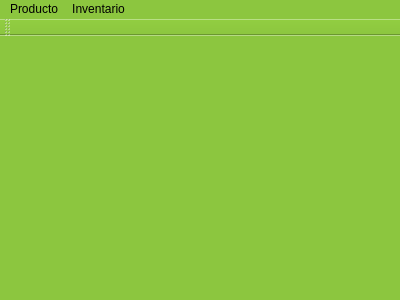
<?xml version="1.0" encoding="UTF-8"?>
<ui version="4.0">
 <class>MainWindow</class>
 <widget class="QMainWindow" name="MainWindow">
  <property name="geometry">
   <rect>
    <x>0</x>
    <y>0</y>
    <width>400</width>
    <height>300</height>
   </rect>
  </property>
  <property name="windowTitle">
   <string>MainWindow</string>
  </property>
  <property name="styleSheet">
   <string notr="true">background-color: rgb(140, 198, 63);</string>
  </property>
  <widget class="QWidget" name="centralWidget"/>
  <widget class="QMenuBar" name="menuBar">
   <property name="geometry">
    <rect>
     <x>0</x>
     <y>0</y>
     <width>400</width>
     <height>22</height>
    </rect>
   </property>
   <widget class="QMenu" name="menustock">
    <property name="title">
     <string>Producto</string>
    </property>
    <addaction name="actionProductoNuevo"/>
    <addaction name="actionProductoBuscar"/>
   </widget>
   <widget class="QMenu" name="menuInventario">
    <property name="title">
     <string>Inventario</string>
    </property>
    <addaction name="actionEntrada"/>
    <addaction name="actionSalida"/>
    <addaction name="actionMovimientos"/>
    <addaction name="actionStock_Actual"/>
   </widget>
   <addaction name="menustock"/>
   <addaction name="menuInventario"/>
  </widget>
  <widget class="QToolBar" name="mainToolBar">
   <attribute name="toolBarArea">
    <enum>TopToolBarArea</enum>
   </attribute>
   <attribute name="toolBarBreak">
    <bool>false</bool>
   </attribute>
  </widget>
  <widget class="QStatusBar" name="statusBar"/>
  <action name="actionProductoNuevo">
   <property name="text">
    <string>Nuevo</string>
   </property>
  </action>
  <action name="actionStock">
   <property name="text">
    <string>Stock</string>
   </property>
  </action>
  <action name="actionEntrada">
   <property name="text">
    <string>Entrada</string>
   </property>
  </action>
  <action name="actionSalida">
   <property name="text">
    <string>Salida</string>
   </property>
  </action>
  <action name="actionProductoBuscar">
   <property name="text">
    <string>Buscar</string>
   </property>
  </action>
  <action name="actionMovimientos">
   <property name="text">
    <string>Movimientos</string>
   </property>
  </action>
  <action name="actionStock_Actual">
   <property name="text">
    <string>Stock Actual</string>
   </property>
  </action>
 </widget>
 <layoutdefault spacing="6" margin="11"/>
 <resources/>
 <connections/>
</ui>
